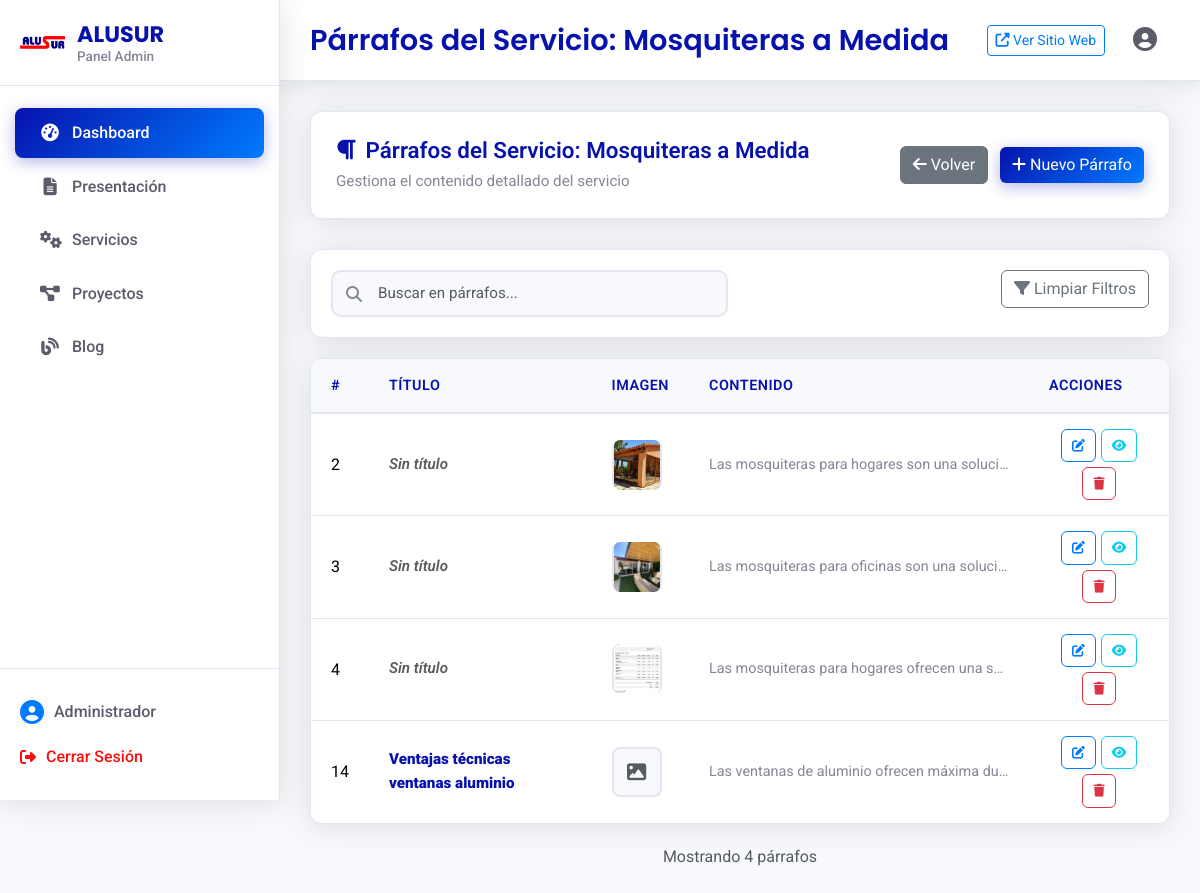
The app's page /es/admin/servicios/5/parrafos/ (signed in) with its own data.
### app/models.py (models this page shows, shortened)
class Servicio(models.Model):
    titulo = models.CharField(max_length=100)
    descripcion = models.TextField()
    titulo_en = models.CharField(max_length=100, blank=True, null=True, verbose_name="Título (English)")
    descripcion_en = models.TextField(blank=True, null=True, verbose_name="Descripción (English)")
    imagen = models.ImageField(
        storage=seleccionar_storage(), #si estamos en debug, se sube al media local, si no se sube a clodynary
        upload_to='Servicio/',
        blank=True,
        null=True
    )

class Parrafo(models.Model):
    servicio = models.ForeignKey(
        Servicio,
        on_delete=models.CASCADE,
        related_name="parrafos",
        blank=True,
        null=True,
    )
    proyecto = models.ForeignKey(
        ProyectoFinalizado,
        on_delete=models.CASCADE,
        related_name="parrafos",
        blank=True,
        null=True,
    )
    entrada_blog = models.ForeignKey(
        EntradaBlog,
        on_delete=models.CASCADE,
        related_name="parrafos",
        blank=True,
        null=True,
    )
    titulo = models.CharField(max_length=100, blank=True, null=True)
    contenido = models.TextField()
    titulo_en = models.CharField(max_length=100, blank=True, null=True, verbose_name="Título (English)")
    contenido_en = models.TextField(blank=True, null=True, verbose_name="Contenido (English)")
    imagen = models.ImageField(
        storage=seleccionar_storage(),
        upload_to="Parrafo/",
        blank=True,
        null=True,
    )

### app/views.py (the view)
# urls.py: path('admin/servicios/<int:servicio_id>/parrafos/', views.admin_servicio_parrafos, name='admin_servicio_parrafos'),
@login_required(login_url='admin_login')
def admin_servicio_parrafos(request, servicio_id):
    try:
        servicio = Servicio.objects.get(id=servicio_id)
    except Servicio.DoesNotExist:
        messages.error(request, 'Servicio no encontrado')
        return redirect('admin_servicios')
    parrafos = Parrafo.objects.filter(servicio=servicio).order_by('id')
    context = {
        'servicio': servicio,
        'parrafos': parrafos,
        'tipo_contenido': 'servicio'
    }
    return render(request, 'app/admin/parrafos.html', context)

### app/templates/app/admin/parrafos.html (shortened to what this page needs)
{% extends "app/admin/base.html" %}
{% load static %}
{% block page_title %}
    {% if servicio %}
        Párrafos del Servicio: {{ servicio.titulo }}
    {% else %}
        Párrafos del Proyecto: {{ proyecto.titulo }}
    {% endif %}
{% endblock page_title %}
{% block extra_css %}
<link rel="stylesheet" href="{% static 'app/admin/crud.css' %}">
{% endblock extra_css %}
{% block content %}
<div class="crud-container">
    <div class="crud-header">
        <div class="crud-header-left">
            <h5 class="crud-title">
                <i class="fas fa-paragraph"></i>
                {% if servicio %}
                    Párrafos del Servicio: {{ servicio.titulo }}
                {% elif proyecto %}
                    Párrafos del Proyecto: {{ proyecto.titulo }}
                {% else %}
                    Párrafos de la Entrada: {{ entrada_blog.titulo }}
                {% endif %}
            </h5>
            <p class="crud-subtitle">
                {% if servicio %}
                    Gestiona el contenido detallado del servicio
                {% elif proyecto %}
                    Gestiona el contenido detallado del proyecto
                {% else %}
                    Gestiona el contenido detallado de la entrada del blog
                {% endif %}
            </p>
        </div>
        <div class="crud-header-right">
            <a href="{% if servicio %}{% url 'admin_servicios' %}{% elif proyecto %}{% url 'admin_proyectos' %}{% else %}{% url 'admin_blog' %}{% endif %}" class="btn btn-secondary me-2">
                <i class="fas fa-arrow-left"></i>
                Volver
            </a>
            <button class="btn btn-primary" data-bs-toggle="modal" data-bs-target="#parrafoModal" onclick="openCreateModal()">
                <i class="fas fa-plus"></i>
                Nuevo Párrafo
            </button>
        </div>
    </div>
    <div class="crud-filters">
        <div class="row">
            <div class="col-md-6">
                <div class="search-box">
                    <input type="text" class="form-control" id="searchInput" placeholder="Buscar en párrafos...">
                    <i class="fas fa-search search-icon"></i>
                </div>
            </div>
            <div class="col-md-6">
                <div class="filter-actions">
                    <button class="btn btn-outline-secondary" onclick="clearFilters()">
                        <i class="fas fa-filter"></i>
                        Limpiar Filtros
                    </button>
                </div>
            </div>
        </div>
    </div>
    <div class="crud-table-container">
        <div class="table-responsive">
            <table class="table crud-table" id="parrafosTable">
                <thead>
                    <tr>
                        <th width="50">#</th>
                        <th>Título</th>
                        <th>Imagen</th>
                        <th>Contenido</th>
                        <th width="120">Acciones</th>
                    </tr>
                </thead>
                <tbody>
                    {% for parrafo in parrafos %}
                    <tr>
                        <td>{{ parrafo.id }}</td>
                        <td>
                            <div class="table-title">
                                {% if parrafo.titulo %}
                                    <strong>{{ parrafo.titulo|truncatechars:40 }}</strong>
                                {% else %}
                                    <em class="text-muted">Sin título</em>
                                {% endif %}
                            </div>
                        </td>
                        <td>
                            <div class="table-image">
                                {% if parrafo.imagen %}
                                    <img src="{{ parrafo.imagen.url }}" alt="Párrafo {{ parrafo.id }}" class="img-fluid rounded" style="width: 50px; height: 50px; object-fit: cover;">
                                {% else %}
                                    <i class="fas fa-image text-muted"></i>
                                {% endif %}
                            </div>
                        </td>
                        <td>
                            <div class="table-description">
                                {{ parrafo.contenido|striptags|truncatechars:120 }}
                            </div>
                        </td>
                        <td>
                            <div class="action-buttons">
                                <button class="btn btn-sm btn-outline-primary" onclick="editParrafo({{ parrafo.id }})" title="Editar">
                                    <i class="fas fa-edit"></i>
                                </button>
                                <button class="btn btn-sm btn-outline-info" onclick="viewParrafo({{ parrafo.id }})" title="Ver">
                                    <i class="fas fa-eye"></i>
                                </button>
                                <button class="btn btn-sm btn-outline-danger" onclick="deleteParrafo({{ parrafo.id }})" title="Eliminar">
                                    <i class="fas fa-trash"></i>
                                </button>
                            </div>
                        </td>
                    </tr>
                    {% endfor %}
                </tbody>
            </table>
        </div>
    </div>
    {% if parrafos.count > 0 %}
    <div class="crud-pagination">
        <nav aria-label="Paginación">
            <div class="d-flex justify-content-center">
                <span class="text-muted">Mostrando {{ parrafos.count }} párrafo{{ parrafos.count|pluralize:"s" }}</span>
            </div>
        </nav>
    </div>
    {% endif %}
</div>
{% endblock content %}

### app/static/app/admin/base.css (style rules this page uses)
:root { --color-primario: #0712ad; --color-primario-hover: #0056b3; --color-acento: #007bff; --color-acento-hover: #0069d9; --color-secundario: #0a58ca; --color-highlight: #4a86e8; --color-resaltado: #fc0d0d; --admin-sidebar-bg: #ffffff; --admin-sidebar-border: #e3e6f0; --admin-header-bg: #ffffff; --admin-content-bg: #f8f9fc; --admin-text: #5a5c69; --admin-text-light: #858796; --admin-shadow: 0 0.15rem 1.75rem 0 rgba(58, 59, 69, 0.15); --admin-shadow-hover: 0 0.25rem 2rem 0 rgba(58, 59, 69, 0.2); }
* { margin: 0; padding: 0; box-sizing: border-box; }
body { font-family: 'Roboto', sans-serif; background-color: var(--admin-content-bg); color: var(--admin-text); line-height: 1.6; overflow-x: hidden; }
.btn-outline-primary { border-color: var(--color-acento); color: var(--color-acento); }
.btn-primary { background: linear-gradient(135deg, var(--color-primario), var(--color-acento)); border: none; box-shadow: 0 4px 15px rgba(7, 18, 173, 0.3); }

### app/static/app/admin/crud.css (style rules this page uses)
.crud-container { max-width: 100%; }
.crud-header { display: flex; justify-content: space-between; align-items: center; margin-bottom: 30px; padding: 25px; background: white; border-radius: 12px; box-shadow: 0 0.15rem 1.75rem 0 rgba(58, 59, 69, 0.15); border: 1px solid #e3e6f0; }
.crud-header-left { flex: 1; }
.crud-title { font-size: 1.4rem; font-weight: 600; color: var(--color-primario); margin: 0 0 5px 0; display: flex; align-items: center; gap: 10px; }
.crud-subtitle { color: #858796; margin: 0; font-size: 0.95rem; }
.crud-header-right { flex-shrink: 0; }
.crud-filters { background: white; padding: 20px; border-radius: 12px; box-shadow: 0 0.15rem 1.75rem 0 rgba(58, 59, 69, 0.15); border: 1px solid #e3e6f0; margin-bottom: 20px; }
.search-box { position: relative; }
.search-box .form-control { padding-left: 45px; border-radius: 10px; border: 2px solid #e3e6f0; background: #f8f9fc; }
.search-icon { position: absolute; left: 15px; top: 50%; transform: translateY(-50%); color: #858796; z-index: 5; }
.filter-actions { display: flex; justify-content: flex-end; gap: 10px; }
.crud-table-container { background: white; border-radius: 12px; box-shadow: 0 0.15rem 1.75rem 0 rgba(58, 59, 69, 0.15); border: 1px solid #e3e6f0; overflow: hidden; margin-bottom: 20px; }
.crud-table { margin: 0; border: none; }
.crud-table thead th { background: #f8f9fc; border: none; border-bottom: 2px solid #e3e6f0; color: var(--color-primario); font-weight: 600; padding: 15px 20px; font-size: 0.9rem; text-transform: uppercase; letter-spacing: 0.5px; }
.crud-table tbody td { border: none; border-bottom: 1px solid #e3e6f0; padding: 15px 20px; vertical-align: middle; }
.crud-table tbody tr:last-child td { border-bottom: none; }
.table-image { width: 50px; height: 50px; background: #f8f9fc; border-radius: 8px; display: flex; align-items: center; justify-content: center; color: #858796; font-size: 1.2rem; border: 2px solid #e3e6f0; }
.table-title { font-weight: 600; color: var(--color-primario); margin-bottom: 2px; font-size: 0.95rem; }
.table-description { color: #858796; font-size: 0.9rem; line-height: 1.4; max-width: 300px; overflow: hidden; text-overflow: ellipsis; white-space: nowrap; }
.action-buttons { display: flex; gap: 5px; justify-content: center; }
.action-buttons .btn { padding: 6px 10px; font-size: 0.8rem; border-radius: 6px; }
.crud-pagination { display: flex; justify-content: center; margin-top: 20px; }
.form-control, .form-select { border: 2px solid #e3e6f0; border-radius: 8px; padding: 10px 15px; font-size: 0.95rem; transition: all 0.3s ease; background: #f8f9fc; }
.crud-table tbody tr { transition: background-color 0.3s ease; }
.action-buttons .btn { transition: all 0.3s ease; }
.action-buttons { display: flex; gap: 5px; justify-content: center; flex-wrap: wrap; }
.crud-table th[width="120"] { width: 140px; }

### records on screen
Servicio: titulo "Mosquiteras a Medida"
Parrafo: id "2", shows "Sin título", imagen (picture), contenido "Las mosquiteras para hogares son una soluci…"
Parrafo: id "3", shows "Sin título", imagen (picture), contenido "Las mosquiteras para oficinas son una soluci…"
Parrafo: id "4", shows "Sin título", imagen (picture), contenido "Las mosquiteras para hogares ofrecen una s…"
Parrafo: id "14", titulo "Ventajas técnicas ventanas aluminio", contenido "Las ventanas de aluminio ofrecen máxima du…"

### other values on screen
{{ parrafos.count }} "4"
